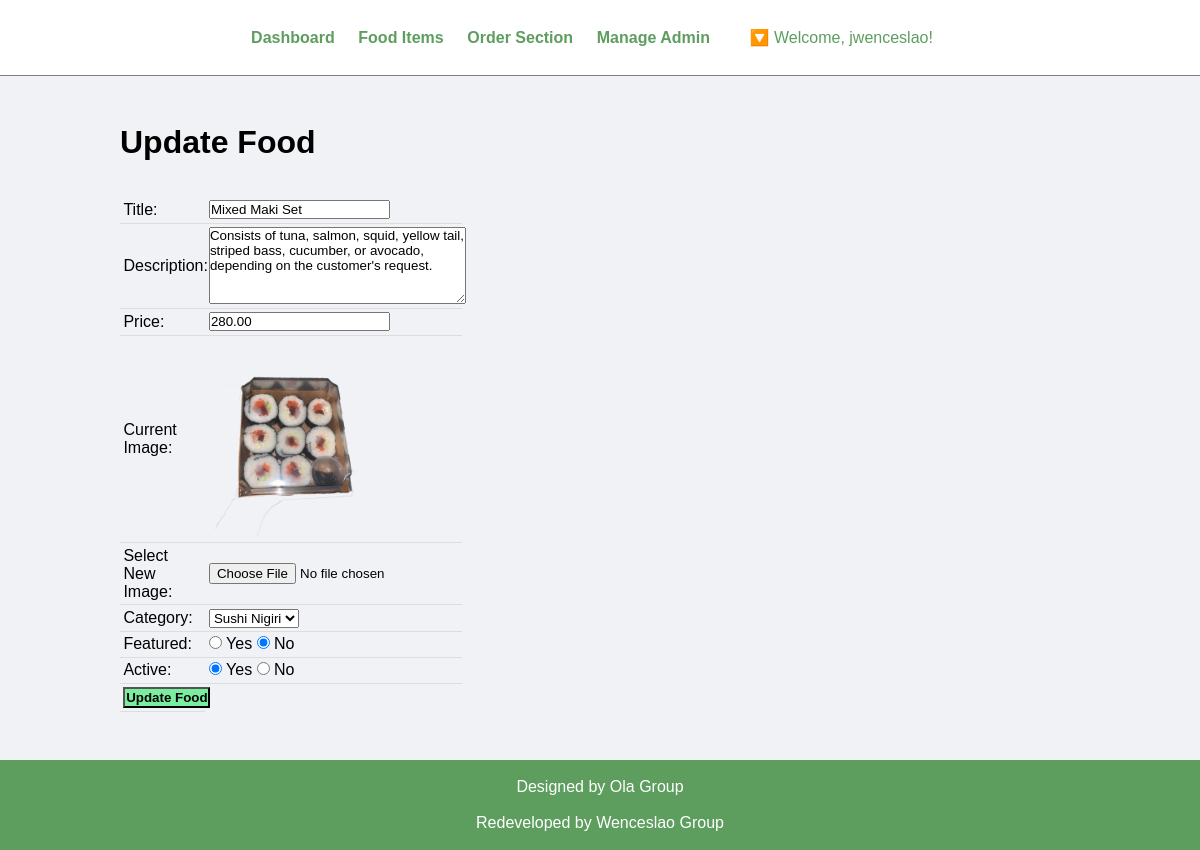
Page /admin/update-food.php?id=5 (signed in) on the committed database.
### tables this page shows
CREATE TABLE `tbl_food` (
  `id` int(10) UNSIGNED NOT NULL,
  `title` varchar(100) NOT NULL,
  `description` text NOT NULL,
  `price` decimal(10,2) NOT NULL,
  `image_name` varchar(255) NOT NULL,
  `category_id` int(10) UNSIGNED NOT NULL,
  `featured` varchar(10) NOT NULL,
  `active` varchar(10) NOT NULL
);

### admin/update-food.php (the view, shortened to what this page needs)
<?php include('partials/menu.php');
?>
<?php
    if(isset($_GET['id']))
    {
        $id = $_GET['id'];
        $sql2 = "SELECT * FROM tbl_food WHERE id=$id";
        $res2 = mysqli_query($db, $sql2);
        $row2 = mysqli_fetch_assoc($res2);
        $title = $row2['title'];
        $description = $row2['description'];
        $price = $row2['price'];
        $current_image = $row2['image_name'];
        $current_category = $row2['category_id'];
        $featured = $row2['featured'];
        $active = $row2['active'];
    }
    else
    {
        header('location:'.SITEURL.'admin/manage-food.php');
    }
?>
<div class="main-content">
    <div class="wrapper">
        <h1>Update Food</h1>
        <br><br>
        <form action="" method="POST" enctype="multipart/form-data">
        <table class="tbl-30">
            <tr>
                <td>Title: </td>
                <td>
                    <input type="text" name="title" value="<?php echo $title; ?>">
                </td>
            </tr>
            <tr>
                <td>Description: </td>
                <td>
                    <textarea name="description" cols="30" rows="5"><?php echo $description; ?></textarea>
                </td>
            </tr>
            <tr>
                <td>Price: </td>
                <td>
                    <input type="number" name="price" value="<?php echo $price; ?>">
                </td>
            </tr>
            <tr>
                <td>Current Image: </td>
                <td>
                    <?php
                        if($current_image == "")
                        {
                            echo "<div class='error'>Image not Available.</div>";
                        }
                        else
                        {
                            ?>
                            <img src="<?php echo SITEURL; ?>images/food/<?php echo $current_image; ?>" width="150px">
                            <?php
                        }
                    ?>
                </td>
            </tr>
            <tr>
                <td>Select New Image: </td>
                <td>
                    <input type="file" name="image">
                </td>
            </tr>
            <tr>
                <td>Category: </td>
                <td>
                    <select name="category">
                        <?php
                            $sql = "SELECT * FROM tbl_category WHERE active='Yes'";
                            $res = mysqli_query($db, $sql);
                            $count = mysqli_num_rows($res);
                            if($count>0)
                            {
                                while($row=mysqli_fetch_assoc($res))
                                {
                                    $category_title = $row['title'];
                                    $category_id = $row['id'];
                                    ?>
                                    <option <?php if($current_category==$category_id){echo "selected";} ?> value="<?php echo $category_id; ?>"><?php echo $category_title; ?></option>
                                    <?php
                                }
                            }
                            else
                            {
                                echo "<option value='0'>Category Not Available.</option>";
                            }
                        ?>
                    </select>
                </td>
            </tr>
            <tr>
                <td>Featured: </td>
                <td>
                    <input <?php if($featured=="Yes") {echo "checked";} ?> type="radio" name="featured" value="Yes"> Yes
                    <input <?php if($featured=="No") {echo "checked";} ?> type="radio" name="featured" value="No"> No
                </td>
            </tr>
            <tr>
                <td>Active: </td>
                <td>
                    <input <?php if($active=="Yes") {echo "checked";} ?> type="radio" name="active" value="Yes"> Yes
                    <input <?php if($active=="No") {echo "checked";} ?> type="radio" name="active" value="No"> No
                </td>
            </tr>
            <tr>
                <td>
                    <input type="submit" name="submit" value="Update Food" class="btn-secondary">
                </td>
            </tr>
        </table>
        </form>
    </div>
</div>
<?php include('partials/footer.php'); ?>

### css/admin.css (style rules this page uses)
* { margin: 0; padding: 0; font-family: Arial, Helvetica, sans-serif; }
.wrapper { padding: 1%; width: 80%; margin: 0 auto; }
.tbl-30 { width: 30%; }
table { border-collapse: collapse; width: 100%; }
th, td { padding: 8px; text-align: left; border-bottom: 1px solid #ddd; }
table tr td { padding: 1%; }
.btn-secondary { background-color: #7bed9f; padding: 1%; color: black; text-decoration: none; font-weight: bold; }
.main-content { background-color: #f1f2f6; padding: 3% 0; }

### rows in the picture
tbl_food: title "Mixed Maki Set", description "Consists of tuna, salmon, squid, yellow tail, striped bass, cucumber, or avocado, depending on the customer's request.", price "280.00", image_name (picture), featured "☑", active "☑"

### other values in the picture
$_SESSION['username'] "jwenceslao"
form field category "Sushi Nigiri"
